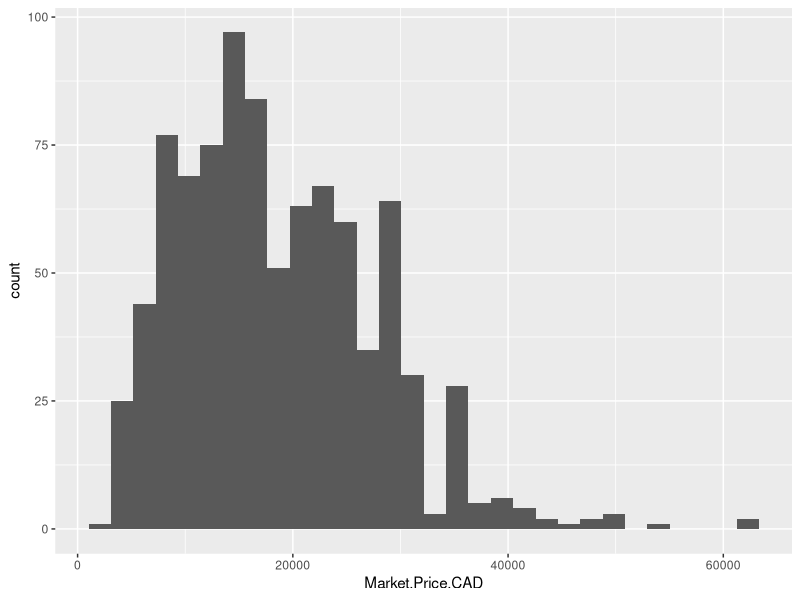
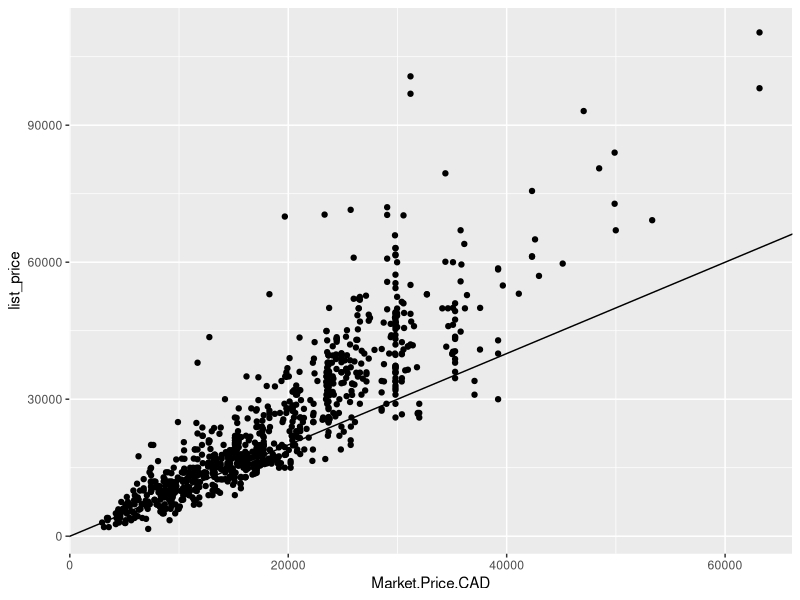
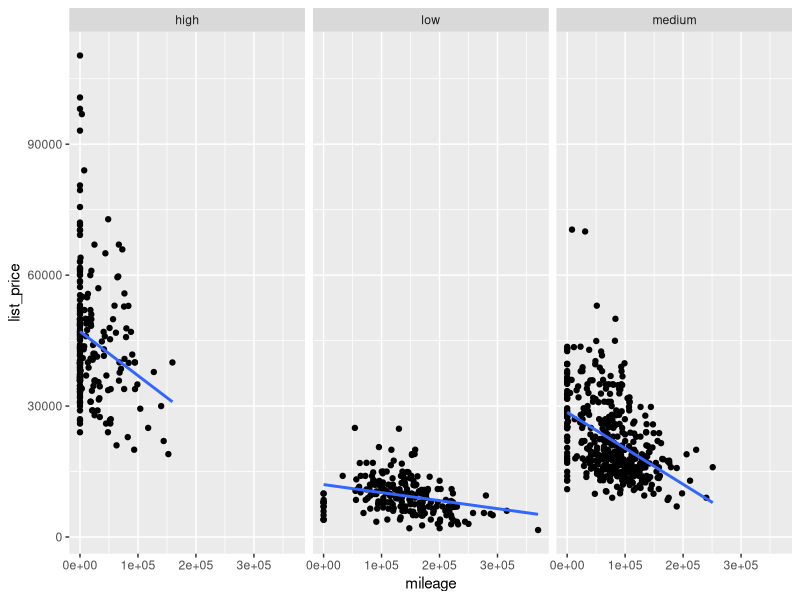
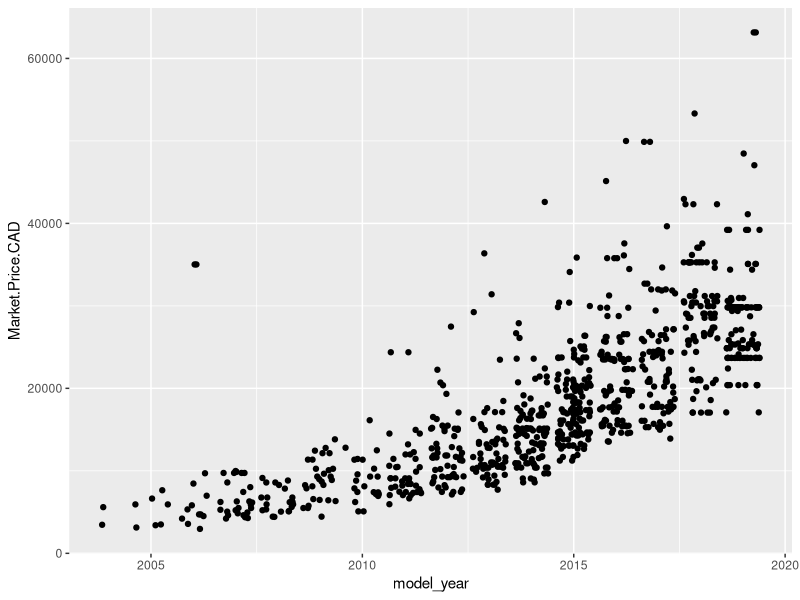
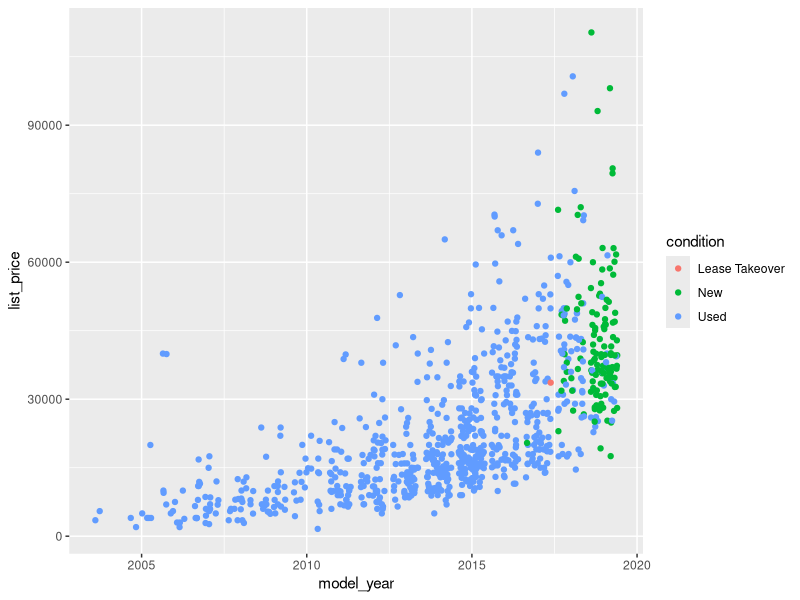

These figures' R source, in order:
## ---- chunk 1
knitr::opts_chunk$set(echo = TRUE)
## ---- chunk 2
brands <- read.csv('data/brands.csv')
df <- read.csv('data/kijiji_data_fullset.csv')
## ---- chunk 3
library(dplyr)
library(ggplot2)
## ---- chunk 4
# The dataframe seems to have many duplicates(multiple listings, problem with scraping?)
df <- distinct(df)
nrow(df)
## ---- chunk 5
merged <- right_join(x=brands, y=df, 
by=c('brand', 'model', 'model_year'))
head(merged)
nrow(merged)
## ---- chunk 6
# take important columns
merged <- merged %>% select(brand, model, model_year, Market.Price, list_price, color, condition, body_type, wheel_config, transmission, mileage)
## ---- chunk 7
library(stringr)
merged$Market.Price <- str_remove_all(merged$Market.Price, "[$,]")
## ---- chunk 8
# N.A. values in Market Price indicate the site returned N.A, aka market price is unknown.
# cast N.A. values to NA as well
merged$Market.Price <- as.numeric(merged$Market.Price)
## ---- chunk 9
# I'm 99% sure the market prices are in USD, when comparing to other sites like AutoTrader.net etc. so I will add a CAD market price column
conversion_rate <- 1.35
merged$Market.Price.CAD <- merged$Market.Price * conversion_rate
## ---- chunk 10
# I think I will remove entries where listing price is 0. This is usually done on sites to show up first when customers sort by price, or sometimes price isn't listed. Either way, these people definitely aren't selling for free.
merged <- merged %>% filter(list_price != 0)
## ---- chunk 11
# we have to remove rows with missing market values.
# we can't impute the data in any way because it's 2023 estimates, and market values should vary by year and stuff.
# no sensible way to impute.
merged <- merged %>% filter(!is.na(Market.Price.CAD))
nrow(merged)
## ---- chunk 12
# to create broader categories between cars i'll introduce a new categorical variable

ggplot(merged, aes(x=Market.Price.CAD)) +
  geom_histogram(bins=30)

summary(merged$Market.Price.CAD)
## ---- chunk 13
quants <- quantile(merged$Market.Price.CAD, probs=c(0.25, 0.75))
merged <- merged %>% mutate(price_range = case_when(
  Market.Price.CAD < quants[1] ~ "low",
  Market.Price.CAD < quants[2] ~ "medium",
  TRUE ~ "high"
))
## ---- chunk 14
ggplot(merged) +
  geom_point(aes(x=Market.Price.CAD, y=list_price)) +
  geom_abline(slope=1, intercept=0)

ggplot(merged, aes(x=mileage, y=list_price)) +
  geom_point() +
  geom_smooth(method=lm, formula=y~x, se=F) +
  facet_wrap(~price_range)
## ---- chunk 15
ggplot(merged, aes(x=model_year, y=Market.Price.CAD)) +
  geom_jitter()

ggplot(merged, aes(x=model_year, 
                   y=list_price,
                   color=condition)) +
  geom_jitter()
